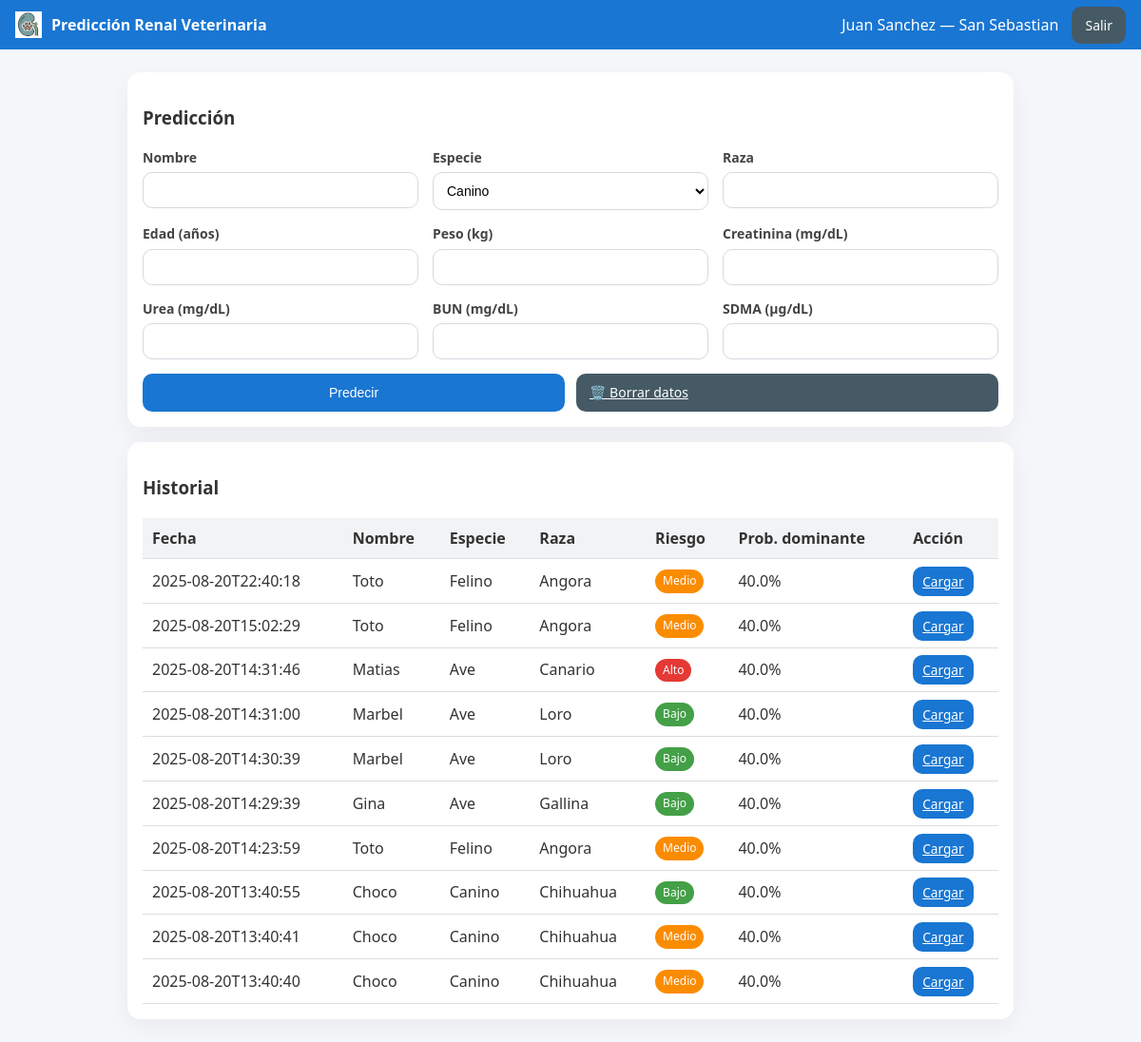
The app's page /dashboard (signed in) with its own data.
### tables this page shows
CREATE TABLE casos_renales (
        id INTEGER PRIMARY KEY AUTOINCREMENT,
        fecha_hora TEXT,
        nombre TEXT,
        especie TEXT,
        raza TEXT,
        edad REAL, peso REAL, creatinina REAL, urea REAL, bun REAL, sdma REAL,
        risk_label TEXT,
        prob_bajo REAL, prob_medio REAL, prob_alto REAL
    , user_id INTEGER, clinic TEXT);

### app.py (the view)
@app.get("/dashboard")
def dashboard(request: Request):
    redirect = require_login_or_redirect(request)
    if redirect:
        return redirect
    user = current_user(request)
    vals = {}
    result = None
    case_id = None
    try:
        q = dict(request.query_params)
        if "case_id" in q and q["case_id"]:
            case_id = int(q["case_id"])
    except Exception:
        case_id = None
    if case_id:
        conn = get_db()
        cur = conn.cursor()
        cur.execute("SELECT * FROM casos_renales WHERE id=? AND user_id=?", (case_id, user["id"]))
        row = cur.fetchone()
        conn.close()
        if row:
            vals = {
                "Nombre": row["nombre"],
                "Especie": row["especie"],
                "Raza": row["raza"],
                "Edad": row["edad"],
                "Peso": row["peso"],
                "Creatinina": row["creatinina"],
                "Urea": row["urea"],
                "BUN": row["bun"],
                "SDMA": row["sdma"],
            }
            result = {
                "nombre": row["nombre"],
                "especie": row["especie"],
                "raza": row["raza"],
                "pred_label": row["risk_label"],
                "probs": [row["prob_bajo"], row["prob_medio"], row["prob_alto"]],
                "ai_text": row["ai_text"],
            }
    return templates.TemplateResponse(
        "dashboard.html",
        {
            "request": request,
            "title": APP_TITLE,
            "user": user,
            "species": SPECIES_OPTIONS,
            "vals": vals,
            "result": result,
            "history": _history_for(user["id"]),
        },
    )

### templates/dashboard.html (shortened to what this page needs)
{% extends "base.html" %}
{% block content %}
<div class="card">
  <h3>Predicción</h3>
  <form method="post" action="/predict">
    <div class="param-grid">
      <div class="col">
        <label>Nombre</label>
        <input name="nombre" value="{{ vals.Nombre or '' }}" required>
      </div>
      <div class="col">
        <label>Especie</label>
        <select name="especie">
          {% for sp in species %}
            <option value="{{ sp }}" {% if vals.Especie==sp %}selected{% endif %}>{{ sp }}</option>
          {% endfor %}
        </select>
      </div>
      <div class="col">
        <label>Raza</label>
        <input name="raza" value="{{ vals.Raza or '' }}">
      </div>
    </div>
    <div class="param-grid">
      <div class="col"><label>Edad (años)</label><input type="number" step="1" name="Edad" value="{{ vals.Edad or '' }}" required></div>
      <div class="col"><label>Peso (kg)</label><input type="number" name="Peso" step="0.1" min="0.5" max="120" value="{{ vals.Peso or '' }}" required></div>
      <div class="col"><label>Creatinina (mg/dL)</label><input type="number" step="0.01" name="Creatinina" value="{{ vals.Creatinina or '' }}" required></div>
      <div class="col"><label>Urea (mg/dL)</label><input type="number" step="0.01" name="Urea" value="{{ vals.Urea or '' }}" required></div>
      <div class="col"><label>BUN (mg/dL)</label><input type="number" step="0.01" name="BUN" value="{{ vals.BUN or '' }}" required></div>
      <div class="col"><label>SDMA (µg/dL)</label><input type="number" step="0.01" name="SDMA" value="{{ vals.SDMA or '' }}" required></div>
    </div>
    <div class="btn-grid">
      <button class="btn" type="submit">Predecir</button>
      <a href="/dashboard" class="btn secondary">🗑️ Borrar datos</a>
    </div>
  </form>
</div>
<div class="card">
  <h3>Historial</h3>
  <table>
    <thead>
      <tr>
        <th>Fecha</th>
        <th>Nombre</th>
        <th>Especie</th>
        <th>Raza</th>
        <th>Riesgo</th>
        <th>Prob. dominante</th>
        <th>Acción</th>
      </tr>
    </thead>
    <tbody>
      {% for r in history %}
      {% set label = r.risk_label %}
      {% set prob = (r.prob_alto if label=='Alto' else (r.prob_medio if label=='Medio' else r.prob_bajo)) %}
      {% set c = 'red' if label=='Alto' else ('orange' if label=='Medio' else 'green') %}
      <tr>
        <td>{{ r.fecha_hora[:19] }}</td>
        <td>{{ r.nombre }}</td>
        <td>{{ r.especie }}</td>
        <td>{{ r.raza }}</td>
        <td><span class="badge {{ c }}">{{ label }}</span></td>
        <td>{{ (prob*100)|round(0) }}%</td>
        <td><a href="/dashboard?case_id={{ r.id }}" class="btn small">Cargar</a></td>
      </tr>
      {% endfor %}
    </tbody>
  </table>
</div>
{% endblock %}

### templates/base.html (shortened to what this page needs)
<!doctype html>
<html lang="es">
<head>
      <link rel="stylesheet" href="/static/css/style.css">
</head>
<body>
    <header>
        <div style="display:flex;align-items:center;gap:10px;">
            <img src="/static/logo.png" alt="logo" width="28" height="28" onerror="this.style.display='none'">
            <div style="font-weight:700">{{ title }}</div>
            <div style="margin-left:auto">
                {% if user %}
                <span>{{ user.name }} — {{ user.clinic or "(sin clínica)" }}</span>
                <a class="btn secondary" href="/logout" style="margin-left:10px;text-decoration:none;">Salir</a>
                {% endif %}
            </div>
        </div>
    </header>
    <main>
        {% block content %}{% endblock %}
    </main>
</body>
</html>

### static/css/style.css (style rules this page uses)
body { font-family: Arial, sans-serif; margin: 0; padding: 0; background: #f4f6f9; color: #333; line-height: 1.4; }
.card { background: #fff; padding: 20px; margin: 15px auto; border-radius: 10px; box-shadow: 0 2px 6px rgba(0,0,0,0.1); max-width: 900px; }
.col { flex: 1; min-width: 200px; }
label { display: block; margin-bottom: 6px; font-weight: bold; font-size: 0.9em; color: #444; }
input, select, button { width: 100%; padding: 10px 12px; border-radius: 6px; border: 1px solid #ddd; box-sizing: border-box; font-size: 14px; }
.param-grid { display: grid; grid-template-columns: repeat(auto-fit, minmax(220px, 1fr)); gap: 15px; margin-bottom: 15px; }
.btn-grid { display: grid; grid-template-columns: repeat(auto-fit, minmax(160px, 1fr)); gap: 12px; margin-top: 15px; }
.btn { padding: 10px 14px; border: none; border-radius: 6px; cursor: pointer; background: #007bff; color: white; font-size: 14px; transition: background 0.2s; min-width: 120px; }
.btn.secondary { background: #6c757d; }
.btn.small { padding: 6px 10px; font-size: 0.85em; }
table { width: 100%; border-collapse: collapse; }
table th, table td { padding: 10px; border-bottom: 1px solid #ddd; text-align: left; }
table th { background: #f1f3f5; font-weight: bold; }
.badge { padding: 5px 10px; border-radius: 12px; color: white; font-size: 0.8em; }
.badge.green { background: #28a745; }
.badge.orange { background: #fd7e14; }
.badge.red { background: #dc3545; }

### templates/base.html (style rules this page uses)
body { font-family: system-ui,-apple-system,Segoe UI,Roboto,Ubuntu,"Helvetica Neue",Arial,sans-serif; background: #f5f7fb; margin: 0; }
header { background: #1976D2; color: #fff; padding: 12px 16px; }
main { max-width: 1000px; margin: 24px auto; padding: 0 16px; }
.card { background: #fff; border-radius: 14px; box-shadow: 0 8px 30px rgba(0,0,0,.06); padding: 16px; margin-bottom: 16px; }
.btn { background: #1976D2; color: #fff; border: none; border-radius: 10px; padding: 10px 14px; cursor: pointer }
.btn.secondary { background: #455A64 }
.col { flex: 1 1 240px }
input, select { width: 100%; padding: 10px; border: 1px solid #d6d9e0; border-radius: 10px; background: #fff }
label { font-size: 14px; color: #444; margin-bottom: 6px; display: block }
table { width: 100%; border-collapse: collapse }
th, td { padding: 8px 10px; border-bottom: 1px solid #eee; text-align: left }
.badge { padding: 4px 8px; border-radius: 999px; font-size: 12px; color: #fff; display: inline-block }
.badge.green { background: #43A047 }
.badge.orange { background: #FB8C00 }
.badge.red { background: #E53935 }

### records on screen
casos_renales: fecha_hora "2025-08-20T22:40:18", nombre "Toto", especie "Felino", raza "Angora", risk_label "Medio", (prob*100)|round(0) "40.0"
casos_renales: fecha_hora "2025-08-20T15:02:29", nombre "Toto", especie "Felino", raza "Angora", risk_label "Medio", (prob*100)|round(0) "40.0"
casos_renales: fecha_hora "2025-08-20T14:31:46", nombre "Matias", especie "Ave", raza "Canario", risk_label "Alto", (prob*100)|round(0) "40.0"
casos_renales: fecha_hora "2025-08-20T14:31:00", nombre "Marbel", especie "Ave", raza "Loro", risk_label "Bajo", (prob*100)|round(0) "40.0"
casos_renales: fecha_hora "2025-08-20T14:30:39", nombre "Marbel", especie "Ave", raza "Loro", risk_label "Bajo", (prob*100)|round(0) "40.0"
casos_renales: fecha_hora "2025-08-20T14:29:39", nombre "Gina", especie "Ave", raza "Gallina", risk_label "Bajo", (prob*100)|round(0) "40.0"
casos_renales: fecha_hora "2025-08-20T14:23:59", nombre "Toto", especie "Felino", raza "Angora", risk_label "Medio", (prob*100)|round(0) "40.0"
casos_renales: fecha_hora "2025-08-20T13:40:55", nombre "Choco", especie "Canino", raza "Chihuahua", risk_label "Bajo", (prob*100)|round(0) "40.0"
casos_renales: fecha_hora "2025-08-20T13:40:41", nombre "Choco", especie "Canino", raza "Chihuahua", risk_label "Medio", (prob*100)|round(0) "40.0"
casos_renales: fecha_hora "2025-08-20T13:40:40", nombre "Choco", especie "Canino", raza "Chihuahua", risk_label "Medio", (prob*100)|round(0) "40.0"

### other values on screen
{{ title }} "Predicción Renal Veterinaria"
{{ user.name }} "Juan Sanchez"
{{ user.clinic or "(sin clínica)" }} "San Sebastian"
form field especie "Canino"
